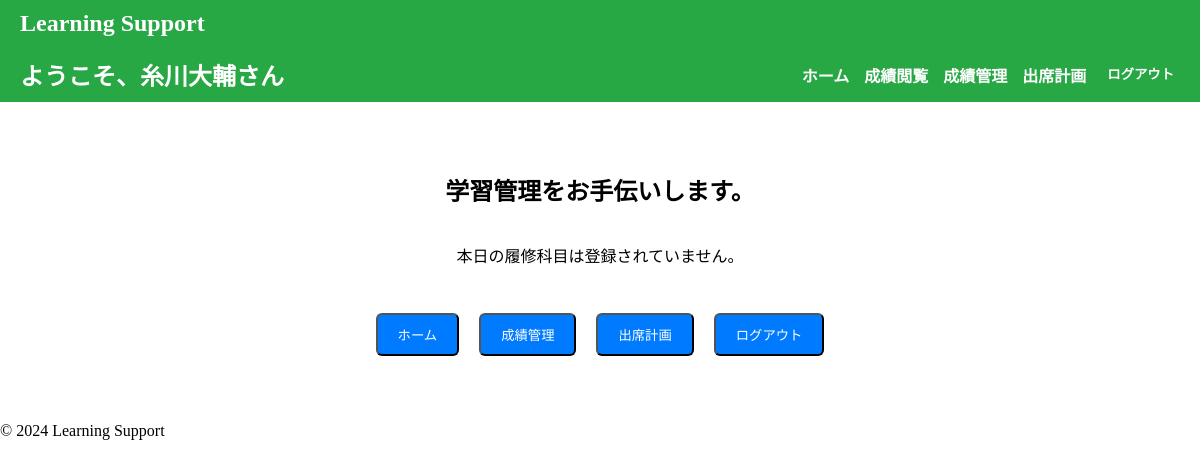
Before: /core/student_home/ (signed in) with the older database file.
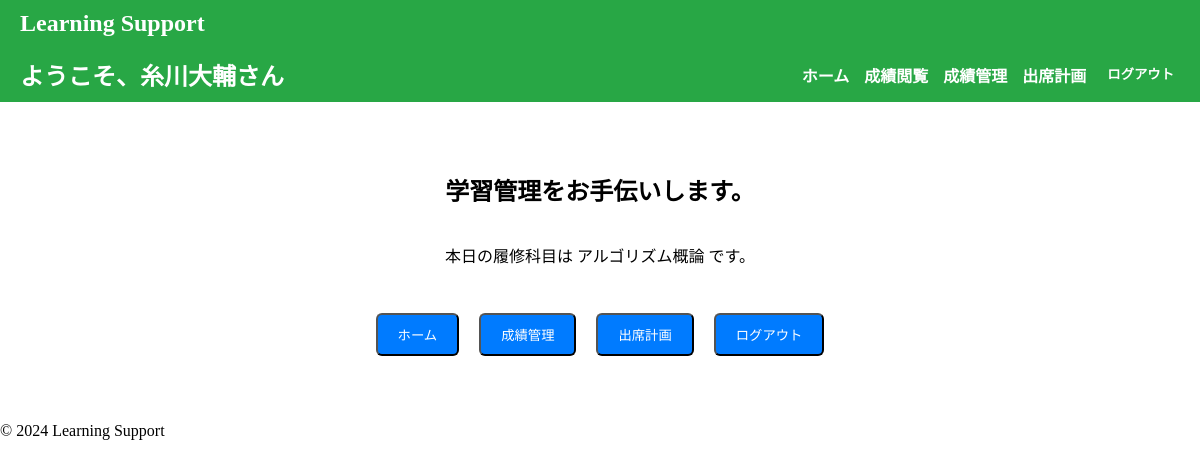
After: the same page with the newer database file.
### core/models.py (models this page shows, shortened)
class Subject(models.Model):
    SUBJECT_CLASS_CHOICES = [
        ('必修', '必修'),
        ('教養', '教養'),
        ('専門', '専門'),
    ]
    DAY_CHOICES = [
    ('月', '月曜日'),
    ('火', '火曜日'),
    ('水', '水曜日'),
    ('木', '木曜日'),
    ('金', '金曜日'),
    ]
    day_of_week = models.CharField(max_length=2, choices=DAY_CHOICES, default='月')
    subject_id = models.AutoField(primary_key=True)
    student = models.ForeignKey(Student, on_delete=models.CASCADE)
    subject_name = models.CharField(max_length=50)
    subject_class = models.CharField(max_length=10, choices=SUBJECT_CLASS_CHOICES)
    subject_score = models.IntegerField(default=1)
    subject_count = models.IntegerField(default=0)
    lesson_days = models.IntegerField(default=15)
    attend_days = models.IntegerField(default=0)
    lesson_count = models.IntegerField(default=0)
    date = models.CharField(max_length=10, default="月曜日")  # 曜日
    table = models.CharField(max_length=10, default="1限目")  # 時間割

### core/views.py (the view)
# urls.py: path('student_home/', views.student_home, name='student_home'),
@login_required
def student_home(request):
    try:
        student = Student.objects.get(user=request.user)
    except Student.DoesNotExist:
        student = None  # 念のためエラー回避
    today_subjects = Subject.objects.filter(student=student)
    context = {
        "student": student,
        "today_subjects": today_subjects,
    }
    return render(request, "core/student_home.html", context)

### core/templates/core/student_home.html (shortened to what this page needs)
{% extends 'base.html' %}
{% block content %}
<header style="display: flex; justify-content: space-between; align-items: center; padding: 10px 20px; background-color: #28a745; color: white;">
    <h1 style="margin: 0; font-size: 1.5rem;">ようこそ、{{ student.user.username }}さん</h1>
    <nav>
        <ul style="list-style: none; display: flex; gap: 15px; margin: 0; padding: 0;">
            <li><a href="{% url 'core:student_home' %}" style="text-decoration: none; color: white; font-weight: bold;">ホーム</a></li>
            <li><a href="{% url 'core:grade_view' %}" style="text-decoration: none; color: white; font-weight: bold;">成績閲覧</a></li>
            <li><a href="{% url 'core:manage_grades' %}" style="text-decoration: none; color: white; font-weight: bold;">成績管理</a></li>
            <li><a href="{% url 'core:attendance_plan' %}" style="text-decoration: none; color: white; font-weight: bold;">出席計画</a></li>
            <li>
                <form method="POST" action="{% url 'core:logout' %}" style="display: inline;">
                    <button type="submit" style="background: none; border: none; color: white; font-weight: bold; cursor: pointer;">ログアウト</button>
                </form>
            </li>
        </ul>
    </nav>
</header>
<div style="display: flex; flex-direction: column; align-items: center; justify-content: center; padding: 50px 20px;">
    <h2 style="text-align: center;">学習管理をお手伝いします。</h2>
    {% if today_subjects %}
    <p>本日の履修科目は
        {% for subject in today_subjects %}
            {{ subject.subject_name }}{% if not forloop.last %}、{% endif %}
        {% endfor %}
        です。
    </p>
    {% else %}
        <p>本日の履修科目は登録されていません。</p>
    {% endif %}
    <div style="margin-top: 30px; display: flex; gap: 20px;">
        <form method="GET" action="{% url 'core:student_home' %}">
            <button type="submit" class="btn btn-primary">ホーム</button>
        </form>
        <form method="GET" action="{% url 'core:manage_grades' %}">
            <button type="submit" class="btn btn-primary">成績管理</button>
        </form>
        <form method="GET" action="{% url 'core:attendance_plan' %}">
            <button type="submit" class="btn btn-primary">出席計画</button>
        </form>
        <form method="POST" action="{% url 'core:logout' %}">
            <button type="submit" class="btn btn-danger">ログアウト</button>
        </form>
    </div>
</div>
{% endblock %}

Changed rows visible on the page:
added Subject: subject_name "アルゴリズム概論"
Other visible differences:
text no longer shown: "本日の履修科目は登録されていません。"
text now shown: "本日の履修科目は です。"
